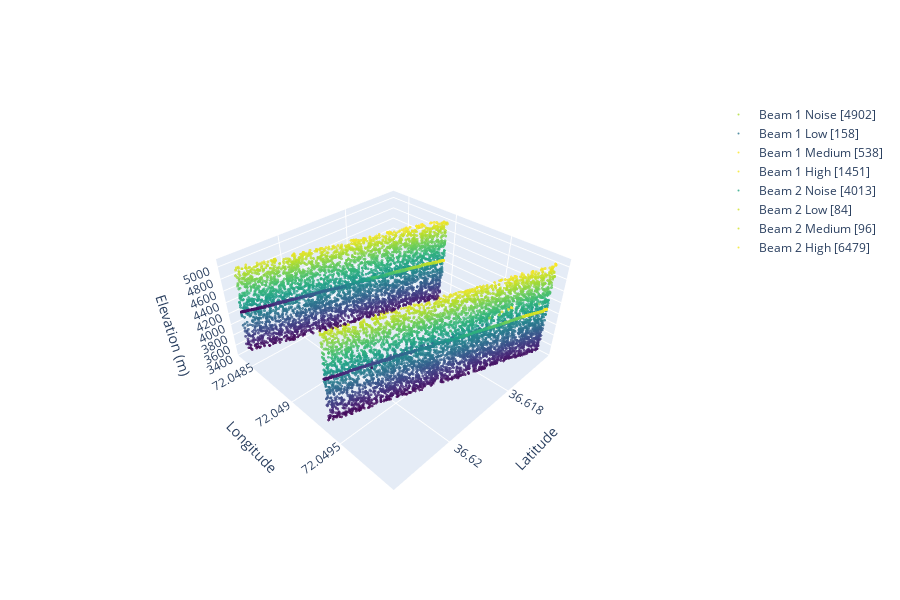

Notebook code for this chart:
### Code cell
layout = go.Layout(
    width=900,
    height=600,
    scene = dict(aspectmode = 'manual', aspectratio =dict(x=1, y=1, z=0.5),
                 xaxis=dict(title='Latitude'), yaxis=dict(title='Longitude'), zaxis=dict(title='Elevation (m)'))
)

fig = go.Figure(data=oa_plots, layout=layout)  

iplot(fig)
